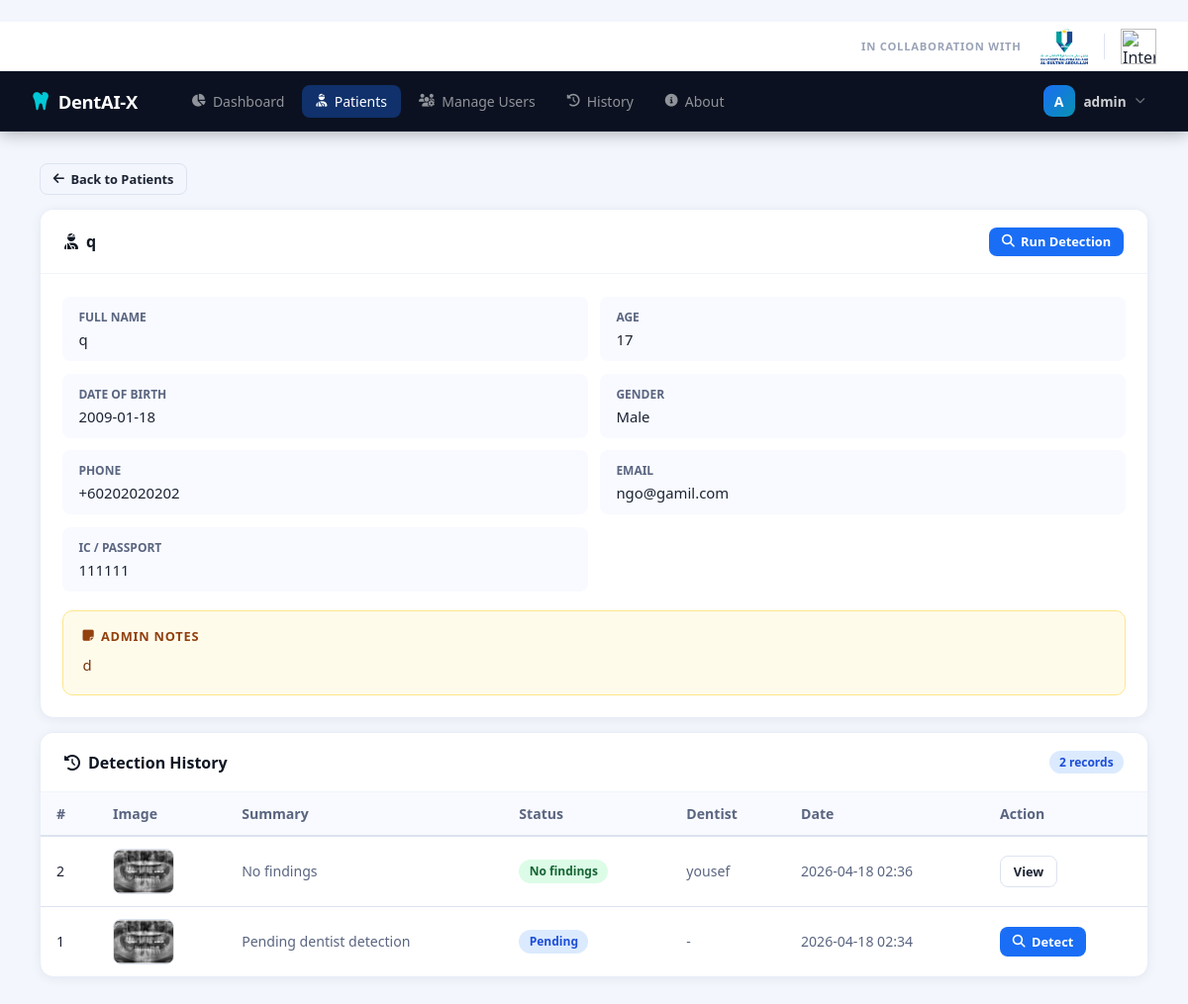
/dentist/patients/1 (signed in), run on the app's committed database.
### dental-detection/app_utils/models.py (models this page shows, shortened)
class User(UserMixin, db.Model):
    __tablename__ = "users"
    id            = db.Column(db.Integer, primary_key=True)
    username      = db.Column(db.String(80),  unique=True, nullable=False)
    email         = db.Column(db.String(120), unique=True, nullable=False)
    password_hash = db.Column(db.String(256), nullable=False)
    role          = db.Column(db.String(20),  nullable=False, default="dentist")  # admin | dentist
    is_active     = db.Column(db.Boolean, default=True)
    reset_token   = db.Column(db.String(100), nullable=True)
    avatar        = db.Column(db.String(200), nullable=True)   # relative path under static/
    created_at    = db.Column(db.DateTime, default=datetime.utcnow)
    detections    = db.relationship("Detection", backref="dentist", lazy=True,
                                    foreign_keys="Detection.dentist_id")
    patients_created = db.relationship("Patient", backref="created_by_user", lazy=True)

class Patient(db.Model):
    __tablename__ = "patients"
    id           = db.Column(db.Integer, primary_key=True)
    name         = db.Column(db.String(120), nullable=False)
    dob          = db.Column(db.String(20),  nullable=True)
    gender       = db.Column(db.String(10),  nullable=True)
    phone        = db.Column(db.String(30),  nullable=True)
    email        = db.Column(db.String(120), nullable=True)
    ic_number    = db.Column(db.String(50),  nullable=True)
    notes        = db.Column(db.Text,        nullable=True)
    created_by   = db.Column(db.Integer, db.ForeignKey("users.id"), nullable=True)
    created_at   = db.Column(db.DateTime, default=datetime.utcnow)
    detections   = db.relationship("Detection", backref="patient", lazy=True,
                                   cascade="all, delete-orphan")
    def age(self):
        if not self.dob:
            return "N/A"
        try:
            birth = datetime.strptime(self.dob, "%Y-%m-%d")
            today = datetime.today()
            return today.year - birth.year - ((today.month, today.day) < (birth.month, birth.day))
        except Exception:
            return "N/A"

class Detection(db.Model):
    __tablename__ = "detections"
    id                 = db.Column(db.Integer, primary_key=True)
    patient_id         = db.Column(db.Integer, db.ForeignKey("patients.id"), nullable=False)
    dentist_id         = db.Column(db.Integer, db.ForeignKey("users.id"),    nullable=True)
    original_image     = db.Column(db.String(256), nullable=True)
    annotated_image    = db.Column(db.String(256), nullable=True)
    results_json       = db.Column(db.Text, nullable=True)   # JSON string
    total_findings     = db.Column(db.Integer, default=0)
    summary_text       = db.Column(db.String(300), nullable=True)
    created_at         = db.Column(db.DateTime, default=datetime.utcnow)

### dental-detection/app.py (the view)
@app.route("/dentist/patients/<int:pid>")
@login_required
@dentist_required
def dentist_patient_detail(pid):
    patient    = db.session.get(Patient, pid)
    if not patient:
        abort(404)
    detections = (Detection.query
                  .filter_by(patient_id=pid)
                  .order_by(Detection.created_at.desc()).all())
    return render_template("dentist/patient_detail.html",
                           patient=patient, detections=detections)

### dental-detection/app.py (called while the page is built)
@app.template_filter("myt")
def myt_filter(dt, fmt="%Y-%m-%d %H:%M"):
    if not dt:
        return "—"
    return (dt + _td(hours=8)).strftime(fmt)

@login_manager.user_loader
def load_user(user_id):
    return db.session.get(User, int(user_id))

def dentist_required(f):
    @wraps(f)
    def decorated(*args, **kwargs):
        if not current_user.is_authenticated or current_user.role not in ("admin", "dentist"):
            abort(403)
        return f(*args, **kwargs)
    return decorated

### dental-detection/templates/dentist/patient_detail.html (shortened to what this page needs)
﻿{% extends "base.html" %}
{% block content %}
<div class="mb-3">
  <a href="{{ url_for('dentist_patients') }}" class="btn btn-sm btn-outline">
    <i class="fa-solid fa-arrow-left"></i> Back to Patients
  </a>
</div>
<div class="card mb-3">
  <div class="card-header">
    <h2><i class="fa-solid fa-user-injured"></i> {{ patient.name }}</h2>
    <a href="{{ url_for('dentist_detect') }}?patient_id={{ patient.id }}" class="btn btn-sm btn-primary">
      <i class="fa-solid fa-magnifying-glass"></i> Run Detection
    </a>
  </div>
  <div class="card-body">
    <div class="info-pairs">
      <div class="info-pair">
        <span class="info-label">Full Name</span>
        <span class="info-value">{{ patient.name }}</span>
      </div>
      <div class="info-pair">
        <span class="info-label">Age</span>
        <span class="info-value">{{ patient.age() or ' - ' }}</span>
      </div>
      <div class="info-pair">
        <span class="info-label">Date of Birth</span>
        <span class="info-value">{{ patient.dob or ' - ' }}</span>
      </div>
      <div class="info-pair">
        <span class="info-label">Gender</span>
        <span class="info-value">{{ patient.gender or ' - ' }}</span>
      </div>
      <div class="info-pair">
        <span class="info-label">Phone</span>
        <span class="info-value">{{ patient.phone or ' - ' }}</span>
      </div>
      <div class="info-pair">
        <span class="info-label">Email</span>
        <span class="info-value">{{ patient.email or ' - ' }}</span>
      </div>
      <div class="info-pair">
        <span class="info-label">IC / Passport</span>
        <span class="info-value">{{ patient.ic_number or ' - ' }}</span>
      </div>
    </div>
    {% if patient.notes %}
    <div class="patient-notes mt-4">
      <div class="notes-label"><i class="fa-solid fa-note-sticky"></i> Admin Notes</div>
      <div class="notes-body">{{ patient.notes }}</div>
    </div>
    {% endif %}
  </div>
</div>
<div class="card">
  <div class="card-header">
    <h2><i class="fa-solid fa-clock-rotate-left"></i> Detection History</h2>
    <span class="badge badge-blue">{{ detections|length }} record{{ 's' if detections|length != 1 }}</span>
  </div>
  <div class="table-wrap">
    <table class="data-table">
      <thead>
        <tr><th>#</th><th>Image</th><th>Summary</th><th>Status</th><th>Dentist</th><th>Date</th><th>Action</th></tr>
      </thead>
      <tbody>
        {% for d in detections %}
        <tr>
          <td>{{ d.id }}</td>
          <td>
            {% if d.original_image %}
              <a href="{{ url_for('static', filename='uploads/' ~ d.original_image) }}" target="_blank" rel="noopener">
                <img src="{{ url_for('static', filename='uploads/' ~ d.original_image) }}" alt="Patient image" style="width:62px;height:46px;object-fit:cover;border-radius:8px;border:1px solid #dce3f0"/>
              </a>
            {% else %}
              <span class="text-muted"> - </span>
            {% endif %}
          </td>
          <td class="text-muted" style="max-width:220px;white-space:nowrap;overflow:hidden;text-overflow:ellipsis">
            {{ d.summary_text or ('Pending dentist detection' if not d.results_json else ' - ') }}
          </td>
          <td>
            {% if not d.results_json %}
              <span class="badge badge-blue">Pending</span>
            {% elif d.total_findings == 0 %}
              <span class="badge badge-success">No findings</span>
            {% else %}
              <span class="badge badge-warning">{{ d.total_findings }} finding{{ 's' if d.total_findings != 1 }}</span>
            {% endif %}
          </td>
          <td class="text-muted">{{ d.dentist.username if d.dentist else ' - ' }}</td>
          <td class="text-muted">{{ d.created_at | myt }}</td>
          <td>
            {% if d.results_json %}
              <a href="{{ url_for('dentist_detection_detail', did=d.id) }}" class="btn btn-sm btn-outline">View</a>
            {% else %}
              <a href="{{ url_for('dentist_detect') }}?patient_id={{ patient.id }}&source_detection_id={{ d.id }}" class="btn btn-sm btn-primary">
                <i class="fa-solid fa-magnifying-glass"></i> Detect
              </a>
            {% endif %}
          </td>
        </tr>
        {% else %}
        <tr><td colspan="7" class="empty-row">No images or detections yet for this patient.</td></tr>
        {% endfor %}
      </tbody>
    </table>
  </div>
</div>
{% endblock %}

### dental-detection/templates/base.html (shortened to what this page needs)
﻿<!DOCTYPE html>
<html lang="en">
<head>
  <link rel="stylesheet" href="{{ url_for('static', filename='css/style.css') }}"/>
  <link rel="stylesheet" href="https://cdnjs.cloudflare.com/ajax/libs/font-awesome/6.5.0/css/all.min.css"/>
</head>
<body class="app-layout">
<div class="co-brand-bar">
  <span class="cbr-label">In Collaboration with</span>
  <div class="cbr-logos">
    <img src="{{ url_for('static', filename='images/UMPSA.png') }}" alt="Universiti Malaysia Pahang Al-Sultan Abdullah" class="cbr-logo" title="Universiti Malaysia Pahang Al-Sultan Abdullah"/>
    <img src="{{ url_for('static', filename='images/IIUM.png') }}" alt="International Islamic University Malaysia" class="cbr-logo" title="International Islamic University Malaysia"/>
  </div>
</div>
<header class="topnav" id="topnav">
  <div class="topnav-inner">
    <a href="{{ url_for('dashboard') }}" class="tnav-logo">
      <i class="fa-solid fa-tooth"></i>
      <span>DentAI-X</span>
    </a>
    <nav class="tnav-links" id="tnavLinks">
      {% if current_user.role == 'admin' %}
        <a href="{{ url_for('admin_dashboard') }}" class="tnav-item {% if request.endpoint == 'admin_dashboard' %}active{% endif %}">
          <i class="fa-solid fa-chart-pie"></i> Dashboard
        </a>
        <a href="{{ url_for('admin_patients') }}" class="tnav-item {% if 'patient' in request.endpoint %}active{% endif %}">
          <i class="fa-solid fa-user-injured"></i> Patients
        </a>
        <a href="{{ url_for('admin_users') }}" class="tnav-item {% if 'user' in request.endpoint and request.endpoint != 'profile' %}active{% endif %}">
          <i class="fa-solid fa-users-gear"></i> Manage Users
        </a>
        <a href="{{ url_for('admin_history') }}" class="tnav-item {% if 'history' in request.endpoint or 'detection_detail' in request.endpoint %}active{% endif %}">
          <i class="fa-solid fa-clock-rotate-left"></i> History
        </a>
      {% endif %}
      <a href="{{ url_for('about') }}" class="tnav-item {% if request.endpoint == 'about' %}active{% endif %}">
        <i class="fa-solid fa-circle-info"></i> About
      </a>
    </nav>
    <div class="tnav-right">
      <div class="tnav-user" id="userMenuBtn" onclick="toggleUserMenu()">
        {% if current_user.avatar %}
          <img src="{{ url_for('static', filename=current_user.avatar) }}" class="tnav-avatar-img" alt="avatar"/>
        {% else %}
          <div class="tnav-avatar-letter">{{ current_user.username[0]|upper }}</div>
        {% endif %}
        <span class="tnav-username">{{ current_user.username }}</span>
        <i class="fa-solid fa-chevron-down tnav-caret"></i>
      </div>
    </div>
  </div>
</header>
<main class="page-wrap">
  <div class="page-content">
    {% block content %}{% endblock %}
  </div>
</main>
</body>
</html>

### data on the page
User: username "A", username "admin"
Patient: name "q", dob "17", dob "2009-01-18", gender "Male", phone "+60202020202", email "ngo@gamil.com", ic_number "111111", notes "d"
Detection: id "2", original_image (picture), summary_text "No findings", results_json "No findings", dentist "yousef", created_at|myt "2026-04-18 02:36"
Detection: id "1", original_image (picture), summary_text "Pending dentist detection", dentist "-", created_at|myt "2026-04-18 02:34"

### other printed values
{{ detections|length }} "2"
{{ 's' if detections|length != 1 }} "s"
